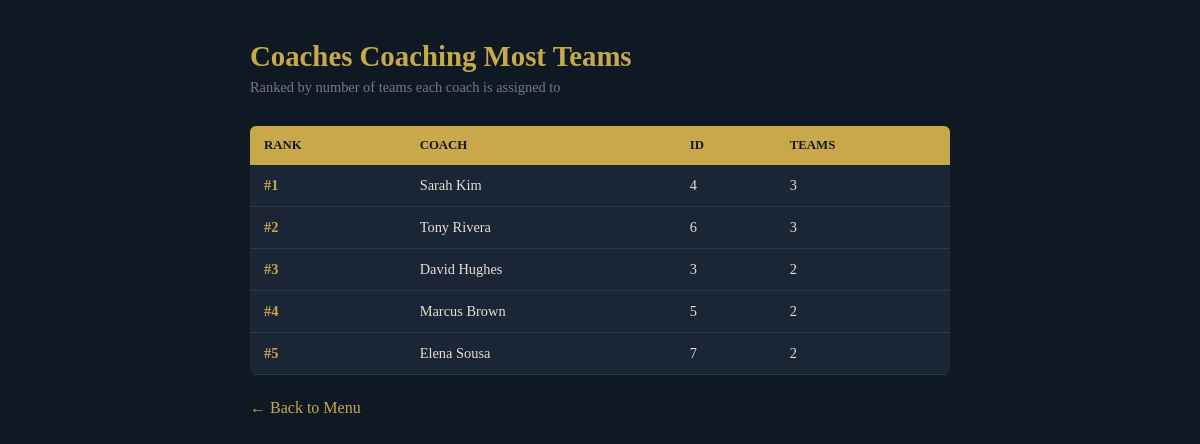
Screenshot of /coachesInMostTeams.php (signed in) with the database file from the repository.
### tables this page shows
CREATE TABLE Users (
    USERID INT NOT NULL AUTO_INCREMENT,
    DOB DATE,
    Sex CHAR(1),
    Fname VARCHAR(15) NOT NULL,
    Lname VARCHAR(15) NOT NULL,
    Password VARCHAR(50) NOT NULL,
    CONSTRAINT UserPK PRIMARY KEY (USERID)
);

### coachesInMostTeams.php (the view, shortened to what this page needs)
<?php
$conn = new mysqli("localhost", "root", "", "sportlfc");
$result = $conn->query(
    "SELECT u.Fname, u.Lname, u.USERID, COUNT(co.TeamID) AS TeamCount
     FROM Coaches co
     JOIN Users u ON co.C_USERID = u.USERID
     GROUP BY co.C_USERID
     ORDER BY TeamCount DESC"
);
?>
<!DOCTYPE html>
<html lang="en">
<head>
</head>
<body>
<div class="container">
    <h1>Coaches Coaching Most Teams</h1>
    <p class="sub">Ranked by number of teams each coach is assigned to</p>
    <table>
        <tr><th>Rank</th><th>Coach</th><th>ID</th><th>Teams</th></tr>
        <?php $rank = 1; while ($row = $result->fetch_assoc()): ?>
        <tr>
            <td class="rank">#<?php echo $rank++; ?></td>
            <td><?php echo htmlspecialchars($row["Fname"] . " " . $row["Lname"]); ?></td>
            <td><?php echo $row["USERID"]; ?></td>
            <td><?php echo $row["TeamCount"]; ?></td>
        </tr>
        <?php endwhile; ?>
    </table>
    <a class="back" href="adminMenu.php">&larr; Back to Menu</a>
</div>
</body>
</html>

### coachesInMostTeams.php (style rules this page uses)
* { box-sizing: border-box; margin: 0; padding: 0; }
body { font-family: 'Georgia', serif; background: #0f1923; color: #e8e0d0; min-height: 100vh; padding: 40px 20px; }
.container { max-width: 700px; margin: 0 auto; }
h1 { font-size: 1.8rem; color: #c9a84c; margin-bottom: 6px; }
.sub { color: #778; font-size: 0.9rem; margin-bottom: 30px; }
table { width: 100%; border-collapse: collapse; background: #1a2535; border-radius: 6px; overflow: hidden; }
th { background: #c9a84c; color: #0f1923; padding: 12px 14px; text-align: left; font-size: 0.8rem; text-transform: uppercase; }
td { padding: 12px 14px; border-bottom: 1px solid #2a3a4a; font-size: 0.9rem; }
.rank { color: #c9a84c; font-weight: bold; }
.back { display: inline-block; margin-top: 24px; color: #c9a84c; text-decoration: none; }

### rows the page displays
users: Fname+Lname "Sarah Kim", USERID "4", TeamCount "3"
users: Fname+Lname "Tony Rivera", USERID "6", TeamCount "3"
users: Fname+Lname "David Hughes", USERID "3", TeamCount "2"
users: Fname+Lname "Marcus Brown", USERID "5", TeamCount "2"
users: Fname+Lname "Elena Sousa", USERID "7", TeamCount "2"
